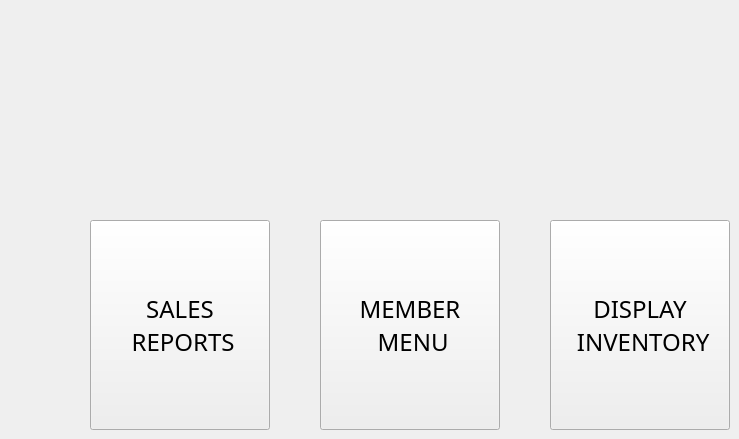
    <widget class="QWidget" name="WelcomePage_0">
     <widget class="QPushButton" name="WelcomeSalesButton">
      <property name="geometry">
       <rect>
        <x>90</x>
        <y>220</y>
        <width>180</width>
        <height>210</height>
       </rect>
      </property>
      <property name="font">
       <font>
        <family>Rockwell</family>
        <pointsize>18</pointsize>
        <weight>50</weight>
        <bold>false</bold>
       </font>
      </property>
      <property name="text">
       <string>SALES 
 REPORTS</string>
      </property>
     </widget>
     <widget class="QPushButton" name="WelcomeMembersButton">
      <property name="geometry">
       <rect>
        <x>320</x>
        <y>220</y>
        <width>180</width>
        <height>210</height>
       </rect>
      </property>
      <property name="font">
       <font>
        <family>Rockwell</family>
        <pointsize>18</pointsize>
        <weight>50</weight>
        <bold>false</bold>
       </font>
      </property>
      <property name="text">
       <string>MEMBER 
 MENU</string>
      </property>
     </widget>
     <widget class="QLabel" name="WelcomePageGraphic">
      <property name="geometry">
       <rect>
        <x>170</x>
        <y>30</y>
        <width>451</width>
        <height>141</height>
       </rect>
      </property>
      <property name="text">
       <string>&lt;html&gt;&lt;head/&gt;&lt;body&gt;&lt;p&gt;&lt;img src=&quot;:/Logos/wholeSaleClubLogo.png&quot;/&gt;&lt;/p&gt;&lt;/body&gt;&lt;/html&gt;</string>
      </property>
     </widget>
     <widget class="QPushButton" name="WelcomeDisplayInventoryButton">
      <property name="geometry">
       <rect>
        <x>550</x>
        <y>220</y>
        <width>180</width>
        <height>210</height>
       </rect>
      </property>
      <property name="font">
       <font>
        <family>Rockwell</family>
        <pointsize>18</pointsize>
        <weight>50</weight>
        <bold>false</bold>
       </font>
      </property>
      <property name="text">
       <string>DISPLAY 
 INVENTORY</string>
      </property>
     </widget>
    </widget>
